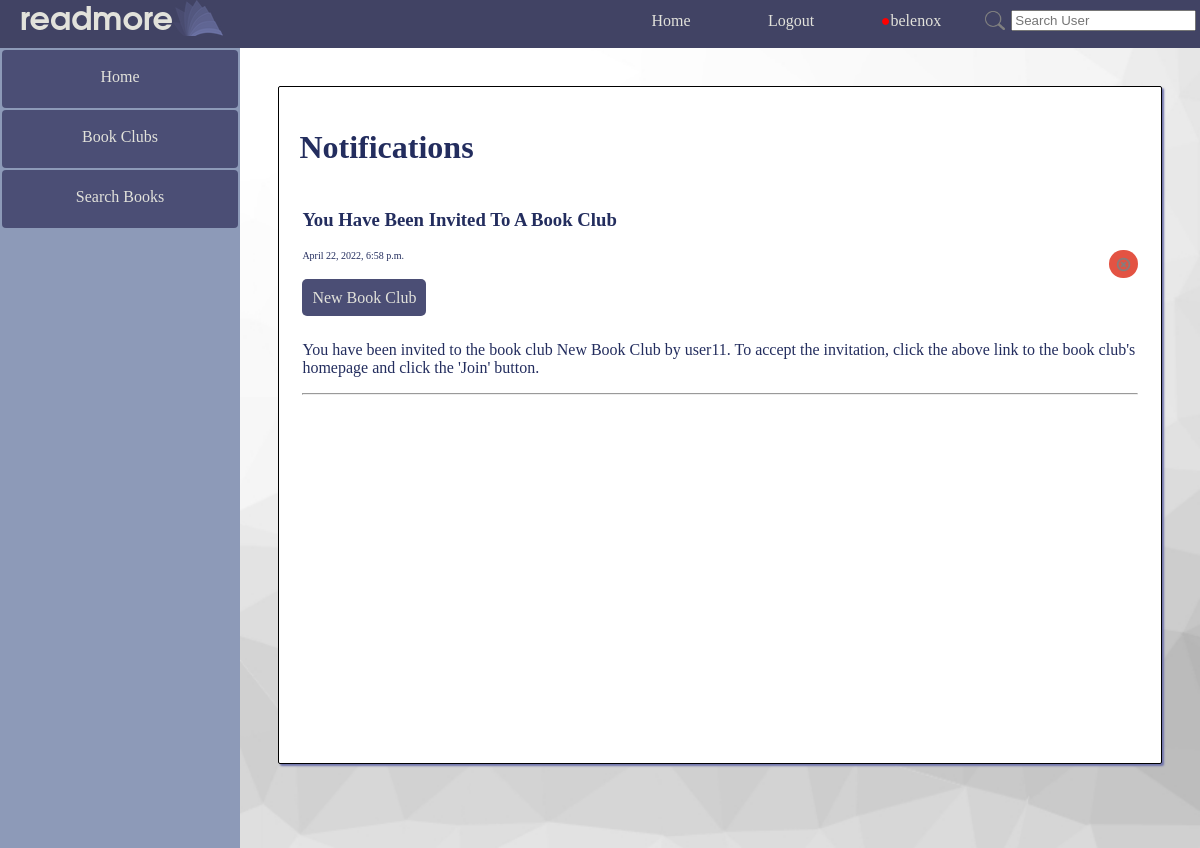
Page /readmore/notifications/ (signed in) on the earlier database version.
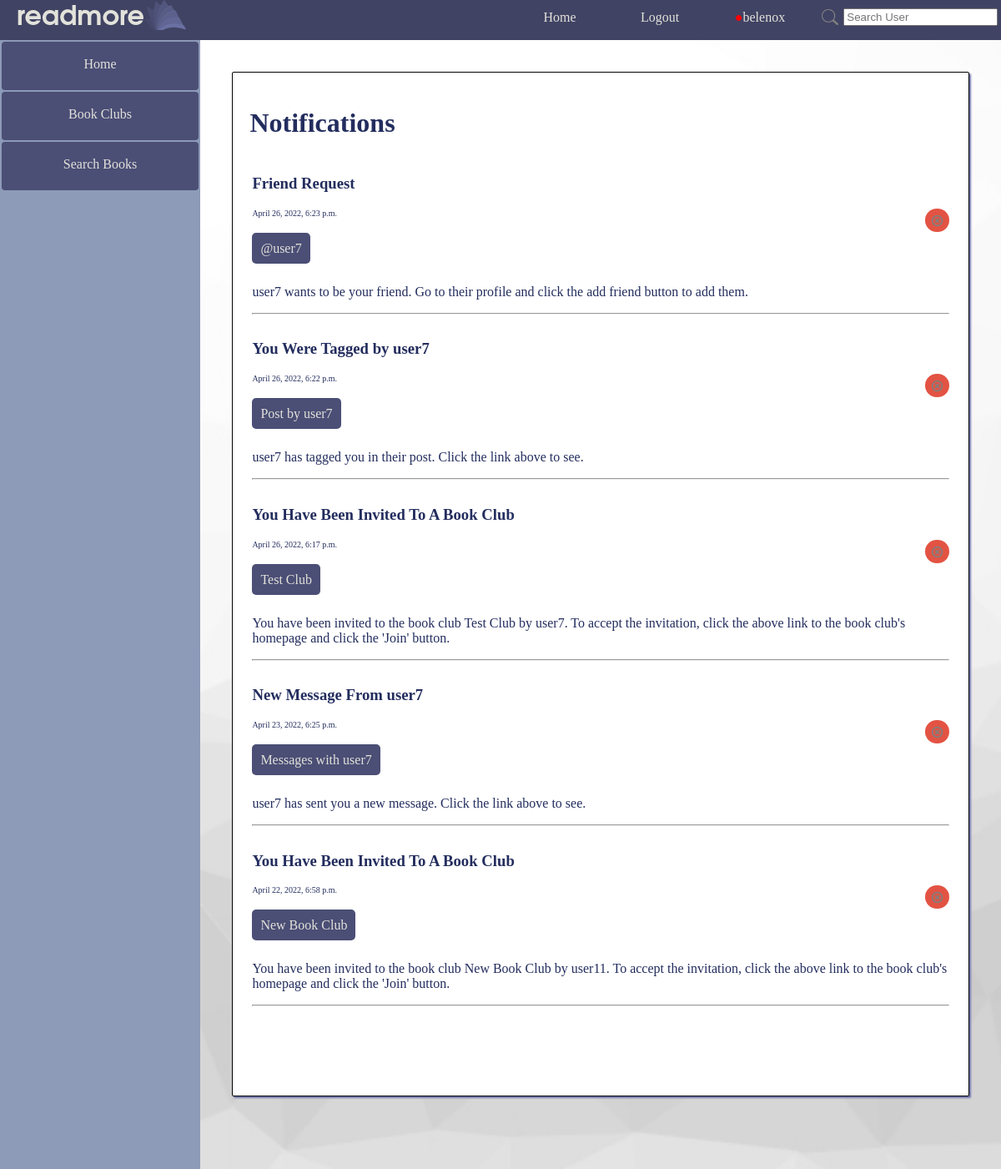
Same page on the later database version.
### readmore_app/models.py (models this page shows)
class Notification(models.Model):
    notification_id = models.AutoField(primary_key=True)
    notification_type = models.CharField(max_length=10000, blank=True)
    notification_user = models.ForeignKey(UserExt, on_delete=models.CASCADE)
    notification_title = models.CharField(max_length=10000)
    notification_time = models.DateTimeField(auto_now_add=True)
    notification_link = models.CharField(max_length=10000, blank=True)
    notification_link_text = models.CharField(max_length=10000, blank=True)
    notification_message = models.TextField()

### readmore_app/views.py (the view)
# urls.py: path('notifications/', views.notifications, name='notifications'),
def notifications(request):
    notifications = Notification.objects.filter(notification_user = UserExt.objects.get(pk=request.user.id)).order_by('-notification_time')
    return render(request, "readmore_app/notifications.html", {"notifications": notifications, 'luser': UserExt.objects.get(pk=request.user.id)})

### readmore_app/templatetags/extras.py (called while the page is built)
@register.simple_tag
def num_notifications(user_id):
    try:
        this_user = UserExt.objects.get(pk=user_id)
        return Notification.objects.filter(notification_user=this_user).count()
    except Exception as e:
        return ""

### readmore_app/templates/readmore_app/notifications.html (shortened to what this page needs)
{% extends parent_template|default:"base.html" %}
{% load static %}
{% block content %}
<div class="basic_card">
    <h1>Notifications</h1>
    <table id="notification_table">
    {% if not notifications %}
        <tr><td>No Notifications Here</td></tr>
    {% else %}
    {% for notification in notifications %}
        <tr class="notification" id="notification{{ notification.notification_id }}">
            <td>
                <h3>{{ notification.notification_title }}</h3>
                <button onclick="removeNotification({{ notification.notification_id }});" class="remove"><img style="width: 15px;" src="{% static 'readmore_app/x_button.png' %}" /></button>
                <p style="font-size: 10px">{{ notification.notification_time }}</p>
                {% if notification.notification_link %}
                <br/>
                <a href="{{ notification.notification_link }}" class="anchor_button">{{ notification.notification_link_text }}</a>
                <br/><br/>
                {% endif %}
                <p>{{ notification.notification_message }}</p>
                <hr>
            </td>
        </tr>
    {% endfor %}
    {% endif %}
    </table>
</div>
{% endblock %}

### templates/base.html (shortened to what this page needs)
{% load extras %}
{% load static %}
<!DOCTYPE html>
<html lang="en">
  <head>
    <link rel=stylesheet href="{% static 'readmore_app/style.css' %}">
  </head>
  <body>
    <div class="container" >
      <div class="navbar navbar_wrapper">
        <div class="navbar">
          <div><h2 class="logo">readmore</h2></div>
          <div><img src="{% static 'readmore_app/logo_small.png' %}"></div>
        </div>
        <div class="navbar_links" style="padding-right:2%;">
          <a class="link" href="{% url 'readmore_app:index' %}">Home</a>
          {% if not user.is_authenticated %}
          <a class="link" href="{% url 'readmore_app:login' %}" >Login</a>
          <a class="link" href="{% url 'readmore_app:registration' %}">Register</a>
          {% else %}
          <a href="{% url 'readmore_app:logout' %}" >Logout</a>
          <div id="drop">
              {% num_notifications user.id as has_notifications %}
              <a  href="{% url 'readmore_app:profile' user.id %}" style="padding-bottom:17px;"><span id="notification_dot" style="color: red;">{% if has_notifications %}●{% endif %}</span>{{ user.username }}</a>
          </div>
          <div style="padding: 0.5%;">
            <form style="display: flex; left: 0px; position: relative; top:7px; align-items: center;" class="link" method="POST" action="{% url 'readmore_app:user_search_results' %}">
              <input type="image" width="20px" style="margin-right: 3%;" src="{% static 'readmore_app/logo_search.png' %}">
              <input type="text" placeholder="Search User" name="search_query" >
            </form>
          </div>
          {% endif %}
        </div>
      </div>
      <div class="content-container">
          {% if user.is_authenticated %}
          <div class="sidebar">
              <a href="{% url 'readmore_app:index' %}">Home</a>
              <a href="{% url 'readmore_app:book_clubs' %}">Book Clubs</a>
              <a href="{% url 'readmore_app:search_book' %}">Search Books</a>
          </div>
          <main style="margin:0;">
          {% endif %}
          {% block content %}{% endblock %}
          </main>
      </div>
    </div>
  </body>
</html>

### readmore_app/static/readmore_app/style.css (style rules this page uses)
body { font-family: Garamond, Georgia, serif; margin:0; overflow: hidden; }
a { text-decoration: none; }
h2.logo { color:#e2e2db; font-family:Arial, Helvetica, sans-serif; font-weight:800px; margin-left: 20px; font-size:32px; margin-top: 6px; }
.container { display:flex; flex-flow: column; height: inherit; overflow: hidden; }
.content-container { display: flex; justify-content: start; flex-direction: row; flex-wrap: nowrap; height: 100vh; }
h2.logo { color:#e2e2db; font-family: Avantgarde, TeX Gyre Adventor, URW Gothic L, sans-serif; font-weight:800px; margin-left: 20px; font-size:32px; margin-top: 6px; }
main { background-image: url(white_background.jpg); background-attachment:scroll; background-size:cover; display: flex; width: 80%; min-height: 100%; height: 100% auto; color: #232D5E; overflow-y: auto; overflow-x: hidden; justify-content:center; }
main > * { margin-left: 4.5%; }
main > div { width: 100%; }
#drop { display: flex; flex-direction: column; align-content: center; align-items: center; margin-right:2%; }
.basic_card { border-radius: 2px; box-shadow: 2px 2px 2px#7074ac; border-color: black; width: 100%; background-color: white; min-height: 70vh; height:fit-content; overflow: hidden; border-style: solid; border-width: 1px; padding: 20px; padding-bottom: 10%; margin: 4%; }
.remove { float:right; background: #e35343; border: none; border-radius: 25px; padding: 7px 6.3px 3px 7px; }
.anchor_button { border-radius: 5px; color: #e2e2db; height: auto; width: fit-content; border: none; padding: 10px; background: #4b4e75; }
div.sidebar { position: relative; text-align: center; background: #8d9ab8; width:20%; height:100vh; }
.sidebar a { margin: 2px 2px 2px 2px; border-radius: 4px; color: #e2e2db; height: 30px; display:block; width:auto; border:none; padding: 10px; padding-top: 18px ; background: #4b4e75; }
.navbar_wrapper { padding-right: 2%; width:100%; }
.navbar { height:3em; }
div.navbar { float:initial; display: flex; border: none; position: relative; background: #414364; z-index: 1; justify-content: space-between; }
.navbar a { min-width: 120px; text-align: center; border-radius: 4px; font-size: medium; text-decoration: none; color: #e2e2db; background: none; padding: 12px 0px; }
.navbar_links { float:initial; display: flex; border: none; position: relative; z-index: 1; justify-content: space-between; }

Differences in the rows shown:
added Notification: notification_title "Friend Request", notification_time "April 26, 2022, 6:23 p.m.", notification_link_text "@user7", notification_message "user7 wants to be your friend. Go to their profile and click the add friend button to add them."
added Notification: notification_title "You Were Tagged by user7", notification_time "April 26, 2022, 6:22 p.m.", notification_link_text "Post by user7", notification_message "user7 has tagged you in their post. Click the link above to see."
added Notification: notification_title "You Have Been Invited To A Book Club", notification_time "April 26, 2022, 6:17 p.m.", notification_link_text "Test Club", notification_message "You have been invited to the book club Test Club by user7. To accept the invitation, click the above link to the book club's homepage and click the 'Join' button."
added Notification: notification_title "New Message From user7", notification_time "April 23, 2022, 6:25 p.m.", notification_link_text "Messages with user7", notification_message "user7 has sent you a new message. Click the link above to see."
